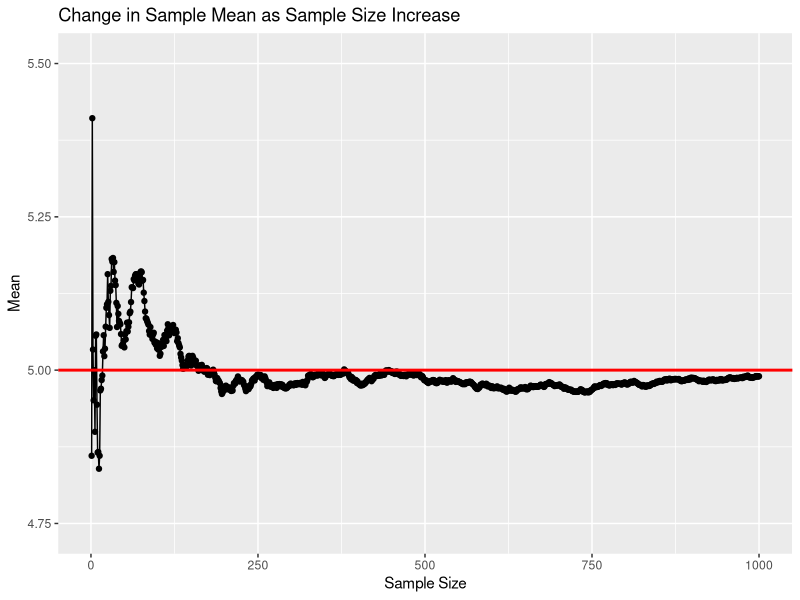
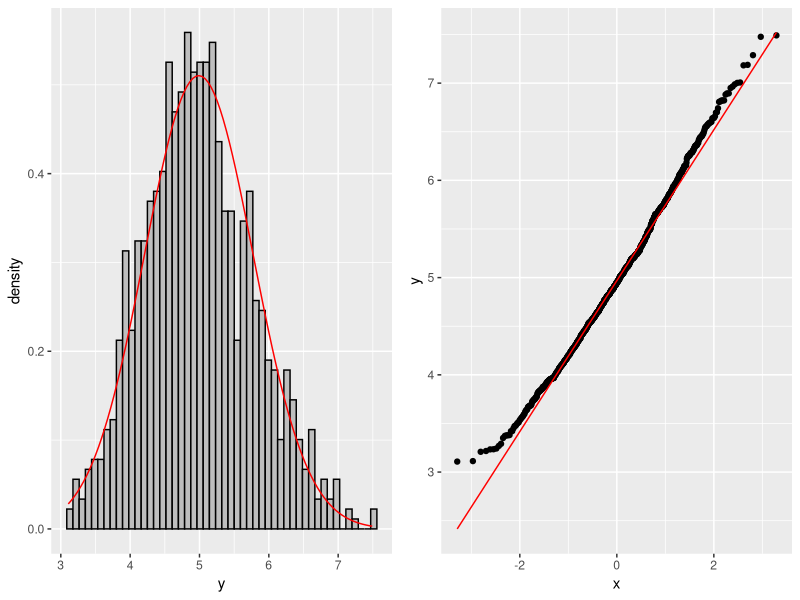

The R script that drew these images, in order:
## ---- chunk 1
knitr::opts_chunk$set(echo = TRUE)
## ---- chunk 2
library(ggplot2)
library(Hmisc)
library(gridExtra)
## ---- chunk 3
set.seed(1)
exp<-c()
for (i in 1:1000){
  exp<-rbind(exp,rexp(40,0.2))
}
## ---- chunk 4
mns<-c()
for (i in 1:1000) {
  mns[i]<-mean(exp[i,])
}
means<-cumsum(mns[1:1000])/(1:1000)
## ---- chunk 5
g_m<-ggplot(data.frame(x=1:1000, y=means), aes(x=x, y=y))+geom_line(size=0.5)+geom_point()
g_m<-g_m+ylim(min(means)-0.1,max(means)+0.1)+geom_hline(yintercept=5, size=1, color="red")
g_m<-g_m+labs(title="Change in Sample Mean as Sample Size Increase", x="Sample Size", y="Mean")
g_m
## ---- chunk 6
var(mns)
## ---- chunk 7
par(mfrow=c(1,2))
g_h<-ggplot(data.frame(x=1:1000, y=mns), aes(x=y))+geom_histogram(aes(y=..density..), bins=50,color="black", fill="grey")
g_h<-g_h+stat_function(fun = dnorm, args = list(mean = mean(mns), sd = sd(mns)), color="red")

g_q<-ggplot(data.frame(x=1:1000, y=mns), aes(sample=mns))+stat_qq()+stat_qq_line(color="red")

grid.arrange(g_h, g_q, nrow=1)
